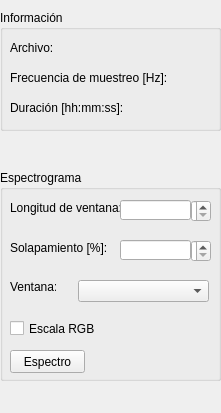
    <widget class="QWidget" name="param_TB">
     <property name="geometry">
      <rect>
       <x>0</x>
       <y>0</y>
       <width>221</width>
       <height>413</height>
      </rect>
     </property>
     <attribute name="label">
      <string>Parámetros:</string>
     </attribute>
     <widget class="QGroupBox" name="gen_spect_GB">
      <property name="geometry">
       <rect>
        <x>0</x>
        <y>170</y>
        <width>221</width>
        <height>211</height>
       </rect>
      </property>
      <property name="title">
       <string>Espectrograma</string>
      </property>
      <widget class="QSpinBox" name="spect_window_length_SpinB">
       <property name="geometry">
        <rect>
         <x>191</x>
         <y>30</y>
         <width>20</width>
         <height>22</height>
        </rect>
       </property>
       <property name="minimum">
        <number>3</number>
       </property>
       <property name="maximum">
        <number>15</number>
       </property>
      </widget>
      <widget class="QLabel" name="gen_spect_long_vent_L">
       <property name="geometry">
        <rect>
         <x>10</x>
         <y>30</y>
         <width>111</width>
         <height>16</height>
        </rect>
       </property>
       <property name="text">
        <string>Longitud de ventana:</string>
       </property>
      </widget>
      <widget class="QLineEdit" name="spect_window_length_LE">
       <property name="geometry">
        <rect>
         <x>120</x>
         <y>30</y>
         <width>71</width>
         <height>20</height>
        </rect>
       </property>
       <property name="text">
        <string extracomment="potencia de 2"/>
       </property>
      </widget>
      <widget class="QPushButton" name="spect_PB">
       <property name="geometry">
        <rect>
         <x>10</x>
         <y>180</y>
         <width>75</width>
         <height>23</height>
        </rect>
       </property>
       <property name="text">
        <string>Espectro</string>
       </property>
      </widget>
      <widget class="QSpinBox" name="spect_solap_SpinB">
       <property name="geometry">
        <rect>
         <x>191</x>
         <y>70</y>
         <width>20</width>
         <height>22</height>
        </rect>
       </property>
       <property name="minimum">
        <number>1</number>
       </property>
       <property name="maximum">
        <number>5000</number>
       </property>
      </widget>
      <widget class="QLineEdit" name="spect_window_solap_LE">
       <property name="geometry">
        <rect>
         <x>120</x>
         <y>70</y>
         <width>71</width>
         <height>20</height>
        </rect>
       </property>
       <property name="text">
        <string extracomment="potencia de 2"/>
       </property>
      </widget>
      <widget class="QLabel" name="gen_spect_solap_L">
       <property name="geometry">
        <rect>
         <x>10</x>
         <y>70</y>
         <width>111</width>
         <height>16</height>
        </rect>
       </property>
       <property name="text">
        <string>Solapamiento [%]:</string>
       </property>
      </widget>
      <widget class="QLabel" name="gen_spect_vent_L">
       <property name="geometry">
        <rect>
         <x>10</x>
         <y>110</y>
         <width>46</width>
         <height>13</height>
        </rect>
       </property>
       <property name="text">
        <string>Ventana:</string>
       </property>
      </widget>
      <widget class="QComboBox" name="spect_window_CB">
       <property name="geometry">
        <rect>
         <x>78</x>
         <y>110</y>
         <width>131</width>
         <height>22</height>
        </rect>
       </property>
      </widget>
      <widget class="QCheckBox" name="spect_color">
       <property name="geometry">
        <rect>
         <x>10</x>
         <y>150</y>
         <width>91</width>
         <height>17</height>
        </rect>
       </property>
       <property name="text">
        <string>Escala RGB</string>
       </property>
      </widget>
     </widget>
     <widget class="QGroupBox" name="gen_inf_GB">
      <property name="geometry">
       <rect>
        <x>0</x>
        <y>10</y>
        <width>221</width>
        <height>121</height>
       </rect>
      </property>
      <property name="title">
       <string>Información</string>
      </property>
      <widget class="QLabel" name="param_signal_name">
       <property name="geometry">
        <rect>
         <x>10</x>
         <y>30</y>
         <width>201</width>
         <height>16</height>
        </rect>
       </property>
       <property name="sizePolicy">
        <sizepolicy hsizetype="Preferred" vsizetype="Preferred">
         <horstretch>0</horstretch>
         <verstretch>0</verstretch>
        </sizepolicy>
       </property>
       <property name="maximumSize">
        <size>
         <width>16777215</width>
         <height>16777215</height>
        </size>
       </property>
       <property name="text">
        <string>Archivo:</string>
       </property>
      </widget>
      <widget class="QLabel" name="param_fm_L">
       <property name="geometry">
        <rect>
         <x>10</x>
         <y>60</y>
         <width>201</width>
         <height>16</height>
        </rect>
       </property>
       <property name="text">
        <string>Frecuencia de muestreo [Hz]:</string>
       </property>
      </widget>
      <widget class="QLabel" name="param_signal_duracion">
       <property name="geometry">
        <rect>
         <x>10</x>
         <y>90</y>
         <width>201</width>
         <height>16</height>
        </rect>
       </property>
       <property name="text">
        <string>Duración [hh:mm:ss]:</string>
       </property>
      </widget>
     </widget>
    </widget>
